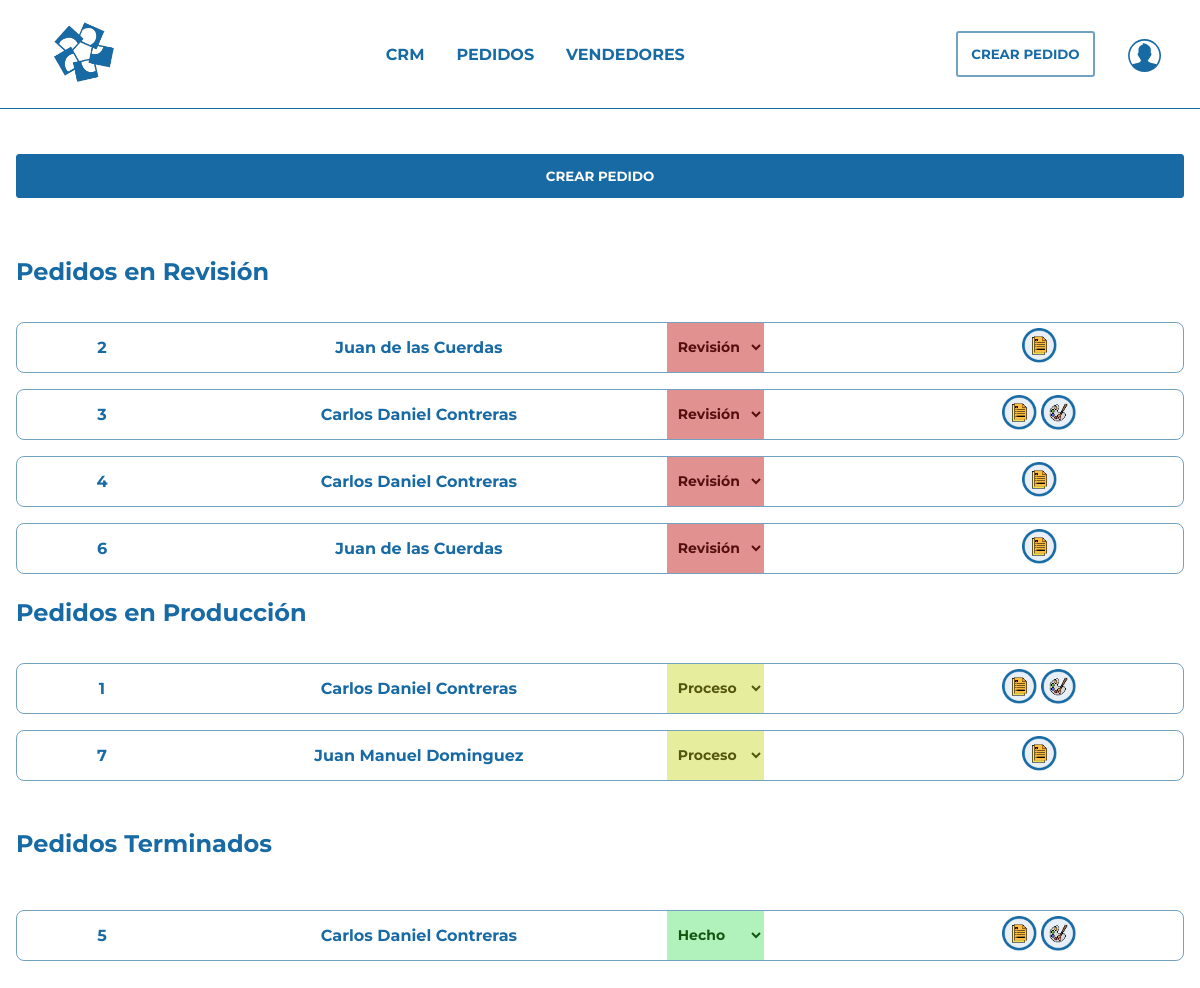
/pedidos.php (signed in), run on the app's committed database.
### tables this page shows
CREATE TABLE `pedidos` (
  `id` int(11) NOT NULL,
  `id_cliente` int(11) NOT NULL,
  `tipo_diseño` tinyint(1) NOT NULL DEFAULT 0,
  `tipo_cotizacion` tinyint(1) NOT NULL DEFAULT 0,
  `jaladera` int(11) DEFAULT 1,
  `herraje` int(11) DEFAULT 1,
  `material` int(11) DEFAULT 1,
  `color` int(11) DEFAULT 1,
  `parrilla` int(11) DEFAULT 1,
  `horno` int(11) DEFAULT 1,
  `estufa` int(11) DEFAULT 1,
  `microondas` int(11) DEFAULT 1,
  `campana` int(11) DEFAULT 1,
  `frigobar` int(11) DEFAULT 1,
  `refrigerador` int(11) DEFAULT 1,
  `enfriador_vino` int(11) DEFAULT 1,
  `lavavajilla` int(11) DEFAULT 1,
  `tarja` int(11) DEFAULT 1,
  `monomando` int(11) DEFAULT 1,
  `kit` int(11) DEFAULT 1,
  `triturador` int(11) DEFAULT 1,
  `id_vendedor` int(11) DEFAULT 1,
  `plano` mediumblob DEFAULT '',
  `imagen` mediumblob DEFAULT '',
  `etapa` varchar(255) NOT NULL DEFAULT 'Revisión'
);

CREATE TABLE `users_secondary` (
  `id` int(11) NOT NULL,
  `username` varchar(50) NOT NULL,
  `password` varchar(255) NOT NULL,
  `created_at` datetime DEFAULT current_timestamp(),
  `type` int(11) NOT NULL,
  `telefono` varchar(30) DEFAULT NULL,
  `correo` varchar(100) DEFAULT NULL,
  `nombre` varchar(255) DEFAULT NULL,
  `id_vendedor` int(11) DEFAULT NULL
);

### controllers/Pedidos.php (called while the page is built, shortened)
<?php
class PedidoController
{
    public function pedidosInfo()
    {
        global $mysqli;
        $array = [];
        $sql = "SELECT pedidos.id, pedidos.tipo_diseño, pedidos.tipo_cotizacion, etapa, telefono, correo, nombre from pedidos join users_secondary us on us.id = pedidos.id_cliente where pedidos.id_vendedor = ?;";
        if ($_SESSION["type"] === 1){
            $sql = "SELECT pedidos.id, pedidos.tipo_diseño, pedidos.tipo_cotizacion, etapa, telefono, correo, nombre from pedidos join users_secondary us on us.id = pedidos.id_cliente";
        }
        if ($stmt = $mysqli->prepare($sql)){}
        if ($stmt->execute()) {
            $stmt->store_result();
            if ($stmt->num_rows > 0) {
                $stmt->bind_result($id,  $tipo_diseño, $tipo_cotizacion, $etapa, $telefono, $correo, $nombre);
                while ($stmt->fetch()) {
                    array_push($array , [
                        "id" => $id,
                        "etapa" => $etapa,
                        "tel" => $telefono,
                        "correo" => $correo,
                        "nombre" => $nombre,
                        "diseño" => $tipo_diseño,
                        "cotizacion" => $tipo_cotizacion
                    ]);
                }
            }
        }
        return $array;
    }
}
?>

### public/pedidos.php (the view, shortened to what this page needs)
<?php include 'inc/header.php'; ?>
<?php include_once '../config/database.php' ?>
<?php include_once '../controllers/Pedidos.php' ?>
<?php
if ($_SESSION["type"] === 1 || $_SESSION["type"]===2){
        $pedidos = new PedidoController();
        $dataPedidos = $pedidos->pedidosInfo();
    } elseif ($_SESSION["type"] === 3 || $_SESSION["type"]===4){
        $pedidos = new PedidoController();
        $dataPedidos = $pedidos->pedidosInfoClientes();
    }
?>
    <div class="container_seguimiento">
        <div>
            <h1>PEDIDOS</h1>
        </div>
        <div class="buttons_acciones_seguimiento">
            <form action="crear_pedido.php">
                <button <?php if ($_SESSION["type"]===3 || $_SESSION["type"]===4) echo "disabled style='display:none'"?> type="submit" id="button_crear_prospecto" class="button_crear_prospecto">
                    CREAR PEDIDO
                </button>
            </form>
        </div>
        <div id="pedidos">
            <h2>Pedidos en Revisión</h2>
            <div class="cards">
                <?php
                if($dataPedidos)
                {
                    $counterR = 0;
                    foreach($dataPedidos as $row)
                    {
                        if ($row["etapa"] !== "Revisión"){
                            continue;
                        } else {
                            $counterR+=1 ;
                        }
                        ?>
                        <div class="card" id="card-<?= $row["id"]?>">
                            <div onclick="location.href='crear_pedido.php?pedidoId=<?= $row["id"]?>';" class="card_id"><?= $row["id"]?></div>
                            <div onclick="location.href='crear_pedido.php?pedidoId=<?= $row["id"]?>';" class="card_name"><?= $row["nombre"]?></div>
                            <form method="post">
                                <div class="card_fase">
                                    <select title="dropdown_state" name="estado" class="estadolist" onchange="this.form.submit()">
                                        <option value="enrevision" selected >Revisión</option>
                                    </select>
                                </div>
                            </form>
                            <div class="card_opciones" onclick="location.href='crear_pedido.php?pedidoId=<?= $row["id"]?>';">
                                <?php if ($row["cotizacion"] === 1) echo "<img  src='img/cot.png' alt='cotización'>"; ?>
                                <?php if ($row["diseño"] === 1) echo "<img src='img/dis.png' alt='diseño'>"; ?>
                            </div>
                        </div>
                        <?php
                    }
                }
                else
                {
                    echo "No se encontraron registros";
                }
                ?>
            <h2>Pedidos en Producción</h2>
                <?php
                if($dataPedidos)
                {
                    $counterP = 0;
                    foreach($dataPedidos as $row)
                    {
                        if ($row["etapa"] !== "Proceso"){
                            continue;
                        } elseif (trim($row["etapa"]) === "Proceso") {
                            $counterP = $counterP + 1 ;
                        }
                        ?>
                        <div class="card" id="card-<?= $row["id"]?>">
                            <div onclick="location.href='crear_pedido.php?pedidoId=<?= $row["id"]?>';" class="card_id"><?= $row["id"]?></div>
                            <div onclick="location.href='crear_pedido.php?pedidoId=<?= $row["id"]?>';" class="card_name"><?= $row["nombre"]?></div>
                            <form method="post">
                                <div class="card_fase">
                                    <select title="dropdown_state" name="estado" class="estadolist" onchange="this.form.submit()">
                                        <option value="enproceso" selected>Proceso</option>
                                    </select>
                                </div>
                            </form>
                            <div class="card_opciones" onclick="location.href='crear_pedido.php?pedidoId=<?= $row["id"]?>';">
                                <?php if ($row["cotizacion"] === 1) echo "<img  src='img/cot.png' alt='cotización'>"; ?>
                                <?php if ($row["diseño"] === 1) echo "<img  src='img/dis.png' alt='diseño'>"; ?>
                            </div>
                        </div>
                        <?php
                    }
                }
                else
                {
                    echo "No se encontraron registros";
                }
                ?>
            <h2>Pedidos Terminados</h2>
            <div class="cards">
                <?php
                if($dataPedidos)
                {
                    $counterH = 0;
                    foreach($dataPedidos as $row)
                    {
                        if ($row["etapa"] !== "Hecho"){
                            continue;
                        } else {
                            $counterH+=1 ;
                        }
                        ?>
                        <div class="card" id="card-<?= $row["id"]?>">
                            <div onclick="location.href='crear_pedido.php?pedidoId=<?= $row["id"]?>';"class="card_id"><?= $row["id"]?></div>
                            <div onclick="location.href='crear_pedido.php?pedidoId=<?= $row["id"]?>';" class="card_name"><?= $row["nombre"]?></div>
                            <form method="post">
                                <div class="card_fase">
                                    <select title="dropdown_state" name="estado" class="estadolist" onchange="this.form.submit()">
                                        <option value="terminado" selected>Hecho</option>
                                    </select>
                                </div>
                            </form>
                            <div class="card_opciones" onclick="location.href='crear_pedido.php?pedidoId=<?= $row["id"]?>';">
                                <?php if ($row["cotizacion"] === 1) echo "<img  src='img/cot.png' alt='cotización'>"; ?>
                                <?php if ($row["diseño"] === 1) echo "<img  src='img/dis.png' alt='diseño'>"; ?>
                            </div>
                        </div>
                        <?php
                    }
                }
                else
                {
                    echo "No se encontraron registros";
                }
                ?>
            </div>
        </div>
    </div>
    </div>
</body>
</html>

### public/style.css (style rules this page uses)
h1, h2, h3, h4, h5 { color: #186AA5; }
* { font-family: 'Montserrat', sans-serif; box-sizing: border-box; }
body { position: relative; min-height: 95vh; margin: 0; }
.container_seguimiento { padding: 2em; }
.container_seguimiento h1 { margin-top: 3.5em; }
.button_crear_prospecto { padding: 1em 2em; background: #186AA5; color: white; font-weight: bold; border-radius: 3px; border: 1px solid #186AA5; margin-right: 1em; min-width: 18em; cursor: pointer; }
.buttons_acciones_seguimiento { padding: 2em 0; }
.cards { display: flex; flex-direction: column; padding: 1em 0 3em 0; }
.card { text-align: center; display: flex; flex-direction: row; flex-wrap: wrap; justify-content: space-between; align-items: center; border: 1.5px solid #73A1C2; border-radius: .5em; padding-left: 1em; }
.cards>*+* { margin-top: 1em; }
.card_name { flex-basis: 20%; font-weight: bold; color: #186AA5; cursor: pointer; }
@media only screen and (max-width: 1200px) { .container_seguimiento { padding: 1em; } }
@media only screen and (max-width: 1200px) { .container_seguimiento h1 { margin-top: 1em; } }
@media only screen and (max-width: 1200px) { .button_crear_prospecto { width: 100%; margin: 1em 0 .5em 0; } }
@media only screen and (max-width: 1200px) { .buttons_acciones_seguimiento { padding: 2em 0; } }
@media only screen and (max-width: 1200px) { .cards { display: flex; flex-direction: column; padding: 1em 0 3em 0; } }
@media only screen and (max-width: 1200px) { .card { display: flex; flex-direction: row; flex-wrap: wrap; justify-content: space-between; align-items: center; border: 1px solid #73A1C2; border-radius: .5em; padding: 1em } }
@media only screen and (max-width: 1200px) { .cards>*+* { margin-top: 1em; } }
@media only screen and (max-width: 1200px) { .card_name { flex-basis: 60%; font-weight: bold; color: #186AA5; margin-bottom: .25em; } }
select { border: none; font-size: 14px; height: 3.5em; padding: .5em; width: 100%; font-weight: bold; }
select option { font-weight: bold; }
.card_fase { flex-basis: 13%; height: 100%; }
.card_opciones { flex-basis: 8%; align-items: center; justify-content: space-between; margin-left: 1em; cursor: pointer; }
.card_opciones img { height: 35px; flex-direction: row; margin-left: .7em; }
.card_id { flex-basis: 12%; font-weight: bold; color: #186AA5; cursor: pointer; }
#pedidos .cards { display: flex; flex-direction: column; padding: 1em 0 1em 0; }
#pedidos h2 { padding-top: 1em; }
#pedidos h2:first-of-type { padding-top: 0; }
@media only screen and (max-width: 1200px) { #pedidos .card { padding: 0 0 0 1em; } }
@media only screen and (max-width: 1200px) { #pedidos .card .card_name { flex-basis: 23%; font-weight: bold; color: #186AA5; margin-bottom: 0; } }
@media only screen and (max-width: 1200px) { .card_opciones img { height: 35px; margin: 0; padding: 0; flex-direction: row; } }
@media only screen and (max-width: 1200px) { .card_fase { flex-basis: 32%; width: 100%; } }
@media only screen and (max-width: 1200px) { .card_opciones { flex-basis: 25%; flex-direction: row; } }

### data on the page
pedidos: id "2", id_cliente.nombre "Juan de las Cuerdas", tipo_cotizacion 1 (drawn)
pedidos: id "3", id_cliente.nombre "Carlos Daniel Contreras", tipo_cotizacion 1 (drawn), tipo_diseño 1 (drawn)
pedidos: id "4", id_cliente.nombre "Carlos Daniel Contreras", tipo_cotizacion 1 (drawn)
pedidos: id "6", id_cliente.nombre "Juan de las Cuerdas", tipo_cotizacion 1 (drawn)
pedidos: id "1", id_cliente.nombre "Carlos Daniel Contreras", tipo_cotizacion 1 (drawn), tipo_diseño 1 (drawn)
pedidos: id "7", id_cliente.nombre "Juan Manuel Dominguez", tipo_cotizacion 1 (drawn)
pedidos: id "5", id_cliente.nombre "Carlos Daniel Contreras", tipo_cotizacion 1 (drawn), tipo_diseño 1 (drawn)
